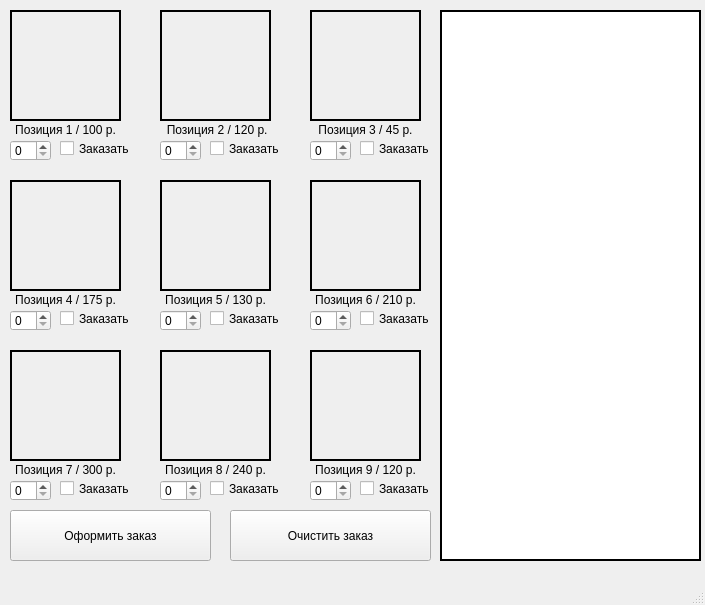
<?xml version="1.0" encoding="UTF-8"?>
<ui version="4.0">
 <class>MainWindow</class>
 <widget class="QMainWindow" name="MainWindow">
  <property name="enabled">
   <bool>true</bool>
  </property>
  <property name="geometry">
   <rect>
    <x>0</x>
    <y>0</y>
    <width>705</width>
    <height>605</height>
   </rect>
  </property>
  <property name="minimumSize">
   <size>
    <width>705</width>
    <height>605</height>
   </size>
  </property>
  <property name="maximumSize">
   <size>
    <width>705</width>
    <height>670</height>
   </size>
  </property>
  <property name="windowTitle">
   <string>Breaking with Cage</string>
  </property>
  <widget class="QWidget" name="centralwidget">
   <widget class="QSpinBox" name="spinBox_1">
    <property name="geometry">
     <rect>
      <x>10</x>
      <y>140</y>
      <width>41</width>
      <height>21</height>
     </rect>
    </property>
   </widget>
   <widget class="QCheckBox" name="checkBox_1">
    <property name="geometry">
     <rect>
      <x>60</x>
      <y>140</y>
      <width>101</width>
      <height>17</height>
     </rect>
    </property>
    <property name="text">
     <string>Заказать</string>
    </property>
    <property name="checked">
     <bool>false</bool>
    </property>
    <property name="tristate">
     <bool>false</bool>
    </property>
   </widget>
   <widget class="QLabel" name="label">
    <property name="geometry">
     <rect>
      <x>10</x>
      <y>10</y>
      <width>111</width>
      <height>111</height>
     </rect>
    </property>
    <property name="frameShape">
     <enum>QFrame::WinPanel</enum>
    </property>
    <property name="text">
     <string/>
    </property>
    <property name="pixmap">
     <pixmap>Position/1pos.jpg</pixmap>
    </property>
    <property name="scaledContents">
     <bool>true</bool>
    </property>
   </widget>
   <widget class="QLabel" name="label_2">
    <property name="geometry">
     <rect>
      <x>10</x>
      <y>120</y>
      <width>111</width>
      <height>20</height>
     </rect>
    </property>
    <property name="text">
     <string>Позиция 1 / 100 р.</string>
    </property>
    <property name="scaledContents">
     <bool>false</bool>
    </property>
    <property name="alignment">
     <set>Qt::AlignCenter</set>
    </property>
   </widget>
   <widget class="QLabel" name="label_3">
    <property name="geometry">
     <rect>
      <x>160</x>
      <y>120</y>
      <width>111</width>
      <height>20</height>
     </rect>
    </property>
    <property name="text">
     <string> Позиция 2 / 120 р.</string>
    </property>
    <property name="alignment">
     <set>Qt::AlignCenter</set>
    </property>
   </widget>
   <widget class="QCheckBox" name="checkBox_2">
    <property name="geometry">
     <rect>
      <x>210</x>
      <y>140</y>
      <width>101</width>
      <height>17</height>
     </rect>
    </property>
    <property name="text">
     <string>Заказать</string>
    </property>
   </widget>
   <widget class="QSpinBox" name="spinBox_2">
    <property name="geometry">
     <rect>
      <x>160</x>
      <y>140</y>
      <width>41</width>
      <height>21</height>
     </rect>
    </property>
   </widget>
   <widget class="QLabel" name="label_4">
    <property name="geometry">
     <rect>
      <x>160</x>
      <y>10</y>
      <width>111</width>
      <height>111</height>
     </rect>
    </property>
    <property name="frameShape">
     <enum>QFrame::WinPanel</enum>
    </property>
    <property name="text">
     <string/>
    </property>
    <property name="pixmap">
     <pixmap>Position/2pos.jpg</pixmap>
    </property>
    <property name="scaledContents">
     <bool>true</bool>
    </property>
   </widget>
   <widget class="QLabel" name="label_5">
    <property name="geometry">
     <rect>
      <x>310</x>
      <y>120</y>
      <width>111</width>
      <height>20</height>
     </rect>
    </property>
    <property name="text">
     <string>Позиция 3 / 45 р.</string>
    </property>
    <property name="alignment">
     <set>Qt::AlignCenter</set>
    </property>
   </widget>
   <widget class="QCheckBox" name="checkBox_3">
    <property name="geometry">
     <rect>
      <x>360</x>
      <y>140</y>
      <width>101</width>
      <height>17</height>
     </rect>
    </property>
    <property name="text">
     <string>Заказать</string>
    </property>
   </widget>
   <widget class="QSpinBox" name="spinBox_3">
    <property name="geometry">
     <rect>
      <x>310</x>
      <y>140</y>
      <width>41</width>
      <height>21</height>
     </rect>
    </property>
   </widget>
   <widget class="QLabel" name="label_6">
    <property name="geometry">
     <rect>
      <x>310</x>
      <y>10</y>
      <width>111</width>
      <height>111</height>
     </rect>
    </property>
    <property name="frameShape">
     <enum>QFrame::WinPanel</enum>
    </property>
    <property name="text">
     <string/>
    </property>
    <property name="pixmap">
     <pixmap>Position/3pos.jpg</pixmap>
    </property>
    <property name="scaledContents">
     <bool>true</bool>
    </property>
   </widget>
   <widget class="QLabel" name="label_7">
    <property name="geometry">
     <rect>
      <x>10</x>
      <y>290</y>
      <width>111</width>
      <height>20</height>
     </rect>
    </property>
    <property name="text">
     <string>Позиция 4 / 175 р.</string>
    </property>
    <property name="alignment">
     <set>Qt::AlignCenter</set>
    </property>
   </widget>
   <widget class="QSpinBox" name="spinBox_4">
    <property name="geometry">
     <rect>
      <x>10</x>
      <y>310</y>
      <width>41</width>
      <height>21</height>
     </rect>
    </property>
   </widget>
   <widget class="QCheckBox" name="checkBox_4">
    <property name="geometry">
     <rect>
      <x>60</x>
      <y>310</y>
      <width>101</width>
      <height>17</height>
     </rect>
    </property>
    <property name="text">
     <string>Заказать</string>
    </property>
   </widget>
   <widget class="QLabel" name="label_8">
    <property name="geometry">
     <rect>
      <x>310</x>
      <y>180</y>
      <width>111</width>
      <height>111</height>
     </rect>
    </property>
    <property name="frameShape">
     <enum>QFrame::WinPanel</enum>
    </property>
    <property name="text">
     <string/>
    </property>
    <property name="pixmap">
     <pixmap>Position/6pos.jpg</pixmap>
    </property>
    <property name="scaledContents">
     <bool>true</bool>
    </property>
   </widget>
   <widget class="QCheckBox" name="checkBox_5">
    <property name="geometry">
     <rect>
      <x>210</x>
      <y>310</y>
      <width>101</width>
      <height>17</height>
     </rect>
    </property>
    <property name="text">
     <string>Заказать</string>
    </property>
   </widget>
   <widget class="QSpinBox" name="spinBox_5">
    <property name="geometry">
     <rect>
      <x>160</x>
      <y>310</y>
      <width>41</width>
      <height>21</height>
     </rect>
    </property>
   </widget>
   <widget class="QCheckBox" name="checkBox_6">
    <property name="geometry">
     <rect>
      <x>360</x>
      <y>310</y>
      <width>101</width>
      <height>17</height>
     </rect>
    </property>
    <property name="text">
     <string>Заказать</string>
    </property>
   </widget>
   <widget class="QLabel" name="label_9">
    <property name="geometry">
     <rect>
      <x>10</x>
      <y>180</y>
      <width>111</width>
      <height>111</height>
     </rect>
    </property>
    <property name="frameShape">
     <enum>QFrame::WinPanel</enum>
    </property>
    <property name="text">
     <string/>
    </property>
    <property name="pixmap">
     <pixmap>Position/4pos.jpg</pixmap>
    </property>
    <property name="scaledContents">
     <bool>true</bool>
    </property>
   </widget>
   <widget class="QLabel" name="label_10">
    <property name="geometry">
     <rect>
      <x>160</x>
      <y>180</y>
      <width>111</width>
      <height>111</height>
     </rect>
    </property>
    <property name="frameShape">
     <enum>QFrame::WinPanel</enum>
    </property>
    <property name="text">
     <string/>
    </property>
    <property name="pixmap">
     <pixmap>Position/5pos.jpg</pixmap>
    </property>
    <property name="scaledContents">
     <bool>true</bool>
    </property>
   </widget>
   <widget class="QSpinBox" name="spinBox_6">
    <property name="geometry">
     <rect>
      <x>310</x>
      <y>310</y>
      <width>41</width>
      <height>21</height>
     </rect>
    </property>
   </widget>
   <widget class="QLabel" name="label_11">
    <property name="geometry">
     <rect>
      <x>310</x>
      <y>290</y>
      <width>111</width>
      <height>20</height>
     </rect>
    </property>
    <property name="text">
     <string>Позиция 6 / 210 р.</string>
    </property>
    <property name="alignment">
     <set>Qt::AlignCenter</set>
    </property>
   </widget>
   <widget class="QLabel" name="label_12">
    <property name="geometry">
     <rect>
      <x>160</x>
      <y>290</y>
      <width>111</width>
      <height>20</height>
     </rect>
    </property>
    <property name="text">
     <string>Позиция 5 / 130 р.</string>
    </property>
    <property name="alignment">
     <set>Qt::AlignCenter</set>
    </property>
   </widget>
   <widget class="QLabel" name="label_13">
    <property name="geometry">
     <rect>
      <x>10</x>
      <y>460</y>
      <width>111</width>
      <height>20</height>
     </rect>
    </property>
    <property name="text">
     <string>Позиция 7 / 300 р.</string>
    </property>
    <property name="alignment">
     <set>Qt::AlignCenter</set>
    </property>
   </widget>
   <widget class="QSpinBox" name="spinBox_7">
    <property name="geometry">
     <rect>
      <x>10</x>
      <y>480</y>
      <width>41</width>
      <height>21</height>
     </rect>
    </property>
   </widget>
   <widget class="QCheckBox" name="checkBox_7">
    <property name="geometry">
     <rect>
      <x>60</x>
      <y>480</y>
      <width>101</width>
      <height>17</height>
     </rect>
    </property>
    <property name="text">
     <string>Заказать</string>
    </property>
   </widget>
   <widget class="QLabel" name="label_14">
    <property name="geometry">
     <rect>
      <x>310</x>
      <y>350</y>
      <width>111</width>
      <height>111</height>
     </rect>
    </property>
    <property name="frameShape">
     <enum>QFrame::WinPanel</enum>
    </property>
    <property name="text">
     <string/>
    </property>
    <property name="pixmap">
     <pixmap>Position/9pos.jpg</pixmap>
    </property>
    <property name="scaledContents">
     <bool>true</bool>
    </property>
   </widget>
   <widget class="QCheckBox" name="checkBox_8">
    <property name="geometry">
     <rect>
      <x>210</x>
      <y>480</y>
      <width>101</width>
      <height>17</height>
     </rect>
    </property>
    <property name="text">
     <string>Заказать</string>
    </property>
   </widget>
   <widget class="QSpinBox" name="spinBox_8">
    <property name="geometry">
     <rect>
      <x>160</x>
      <y>480</y>
      <width>41</width>
      <height>21</height>
     </rect>
    </property>
   </widget>
   <widget class="QCheckBox" name="checkBox_9">
    <property name="geometry">
     <rect>
      <x>360</x>
      <y>480</y>
      <width>101</width>
      <height>17</height>
     </rect>
    </property>
    <property name="text">
     <string>Заказать</string>
    </property>
   </widget>
   <widget class="QLabel" name="label_15">
    <property name="geometry">
     <rect>
      <x>10</x>
      <y>350</y>
      <width>111</width>
      <height>111</height>
     </rect>
    </property>
    <property name="frameShape">
     <enum>QFrame::WinPanel</enum>
    </property>
    <property name="text">
     <string/>
    </property>
    <property name="pixmap">
     <pixmap>Position/7pos.jpg</pixmap>
    </property>
    <property name="scaledContents">
     <bool>true</bool>
    </property>
   </widget>
   <widget class="QLabel" name="label_16">
    <property name="geometry">
     <rect>
      <x>160</x>
      <y>350</y>
      <width>111</width>
      <height>111</height>
     </rect>
    </property>
    <property name="frameShape">
     <enum>QFrame::WinPanel</enum>
    </property>
    <property name="text">
     <string/>
    </property>
    <property name="pixmap">
     <pixmap>Position/8pos.jpg</pixmap>
    </property>
    <property name="scaledContents">
     <bool>true</bool>
    </property>
   </widget>
   <widget class="QSpinBox" name="spinBox_9">
    <property name="geometry">
     <rect>
      <x>310</x>
      <y>480</y>
      <width>41</width>
      <height>21</height>
     </rect>
    </property>
   </widget>
   <widget class="QLabel" name="label_17">
    <property name="geometry">
     <rect>
      <x>310</x>
      <y>460</y>
      <width>111</width>
      <height>20</height>
     </rect>
    </property>
    <property name="text">
     <string>Позиция 9 / 120 р.</string>
    </property>
    <property name="alignment">
     <set>Qt::AlignCenter</set>
    </property>
   </widget>
   <widget class="QLabel" name="label_18">
    <property name="geometry">
     <rect>
      <x>160</x>
      <y>460</y>
      <width>111</width>
      <height>20</height>
     </rect>
    </property>
    <property name="text">
     <string>Позиция 8 / 240 р.</string>
    </property>
    <property name="alignment">
     <set>Qt::AlignCenter</set>
    </property>
   </widget>
   <widget class="QPlainTextEdit" name="receipt">
    <property name="geometry">
     <rect>
      <x>440</x>
      <y>10</y>
      <width>261</width>
      <height>551</height>
     </rect>
    </property>
    <property name="frameShape">
     <enum>QFrame::Box</enum>
    </property>
    <property name="frameShadow">
     <enum>QFrame::Plain</enum>
    </property>
    <property name="lineWidth">
     <number>2</number>
    </property>
    <property name="readOnly">
     <bool>true</bool>
    </property>
   </widget>
   <widget class="QPushButton" name="btn_end">
    <property name="geometry">
     <rect>
      <x>10</x>
      <y>510</y>
      <width>201</width>
      <height>51</height>
     </rect>
    </property>
    <property name="text">
     <string>Оформить заказ</string>
    </property>
   </widget>
   <widget class="QPushButton" name="btn_clear">
    <property name="geometry">
     <rect>
      <x>230</x>
      <y>510</y>
      <width>201</width>
      <height>51</height>
     </rect>
    </property>
    <property name="text">
     <string>Очистить заказ</string>
    </property>
   </widget>
  </widget>
  <widget class="QMenuBar" name="menubar">
   <property name="geometry">
    <rect>
     <x>0</x>
     <y>0</y>
     <width>705</width>
     <height>21</height>
    </rect>
   </property>
  </widget>
  <widget class="QStatusBar" name="statusbar"/>
 </widget>
 <resources/>
 <connections/>
</ui>
